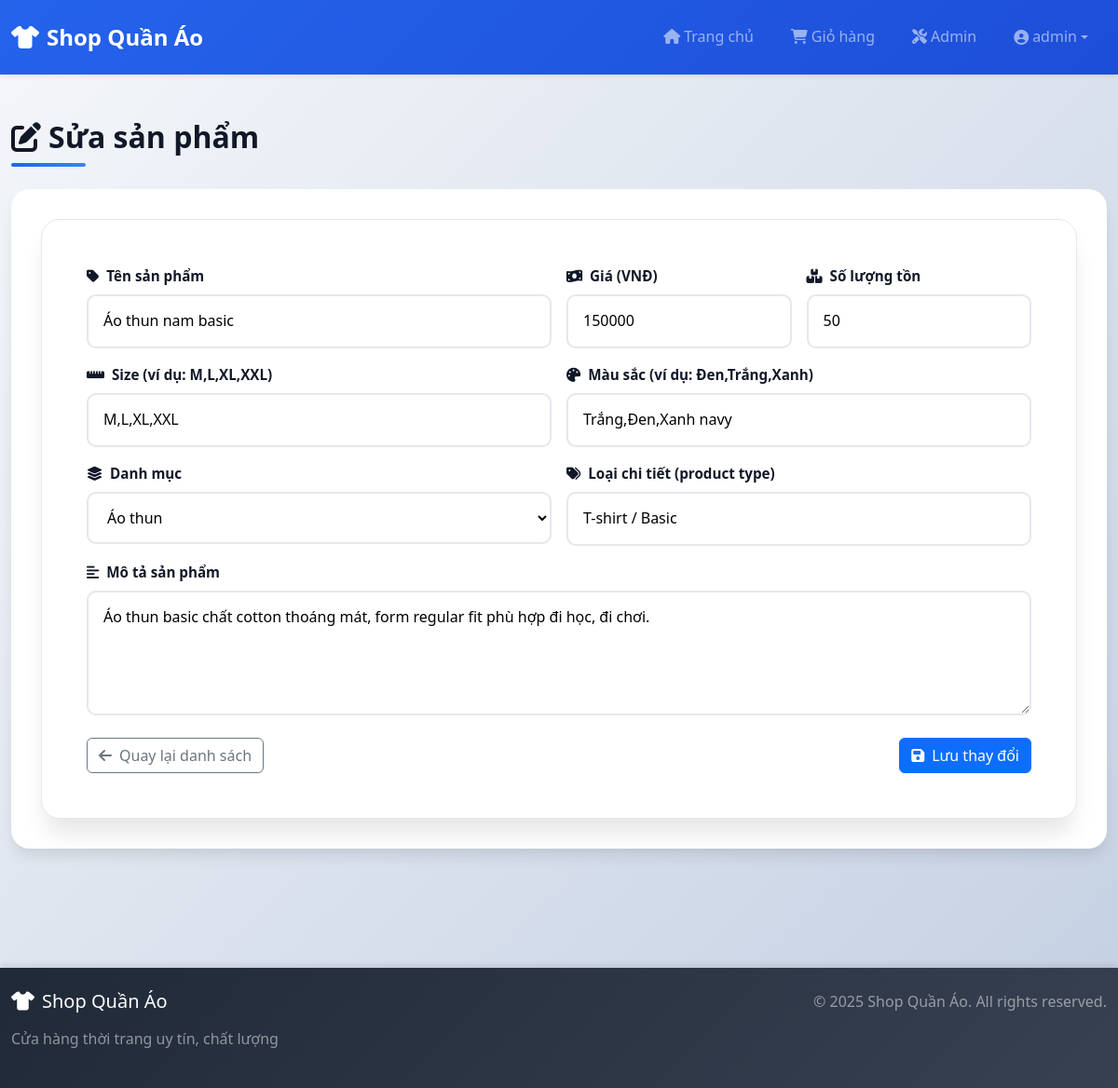
The page /admin/product/1/edit (signed in) on the database its author committed.
### tables this page shows
CREATE TABLE sanpham (
        id INTEGER PRIMARY KEY AUTOINCREMENT,
        ten TEXT,              -- tên sản phẩm
        gia INTEGER,           -- giá
        quantity INTEGER,      -- số lượng tồn
        size TEXT,             -- các size, ví dụ: "M,L,XL,XXL"
        color TEXT,            -- màu sắc
        description TEXT,      -- mô tả sản phẩm
        category_id INTEGER,   -- loại sản phẩm (danh mục)
        product_type TEXT,     -- loại chi tiết hơn nếu cần (ví dụ: unisex, basic, slim-fit)
        created_at TEXT,       -- ngày tạo
        FOREIGN KEY (category_id) REFERENCES categories(id)
    );

CREATE TABLE categories (
        id INTEGER PRIMARY KEY AUTOINCREMENT,
        name TEXT UNIQUE
    );

### app.py (the view, shortened to what this page needs)
@app.route("/admin/product/<int:product_id>/edit", methods=["GET", "POST"])
def admin_product_edit(product_id):
    if session.get("role") != "admin":
        return "URL không khả dụng - bạn không có quyền truy cập trang quản trị.", 403
    conn = get_db()
    c = conn.cursor()
    c.execute("SELECT * FROM sanpham WHERE id=?", (product_id,))
    product = c.fetchone()
    if product is None:
        return "Sản phẩm không tồn tại", 404
    c.execute("SELECT * FROM categories")
    categories = c.fetchall()
    error = None
    return render_template(
        "admin_product_form.html",
        mode="edit",
        error=error,
        categories=categories,
        product=product,
    )

### app.py (called while the page is built)
def get_db():
    if 'db' not in g:
        g.db = sqlite3.connect(current_app.config['DATABASE'])
        g.db.row_factory = sqlite3.Row
    return g.db

### templates/admin_product_form.html (shortened to what this page needs)
{% extends "base.html" %}
{% block content %}
<div class="admin-header mb-4">
    <h2 class="section-title">
        {% if mode == 'edit' %}
        <i class="fas fa-edit me-2"></i>Sửa sản phẩm
        {% else %}
        <i class="fas fa-plus me-2"></i>Thêm sản phẩm mới
        {% endif %}
    </h2>
    <div class="section-divider"></div>
</div>
<div class="admin-container">
    <div class="auth-card">
        <form method="post" class="auth-form">
            <div class="row g-3">
                <div class="col-md-6">
                    <div class="form-group-custom mb-3">
                        <label class="form-label-custom">
                            <i class="fas fa-tag me-2"></i>Tên sản phẩm
                        </label>
                        <input
                            type="text"
                            name="ten"
                            class="form-control-custom"
                            value="{{ product['ten'] if product else '' }}"
                            required
                        >
                    </div>
                </div>
                <div class="col-md-3">
                    <div class="form-group-custom mb-3">
                        <label class="form-label-custom">
                            <i class="fas fa-money-bill-wave me-2"></i>Giá (VNĐ)
                        </label>
                        <input
                            type="number"
                            name="gia"
                            class="form-control-custom"
                            value="{{ product['gia'] if product else '' }}"
                            min="0"
                            required
                        >
                    </div>
                </div>
                <div class="col-md-3">
                    <div class="form-group-custom mb-3">
                        <label class="form-label-custom">
                            <i class="fas fa-boxes me-2"></i>Số lượng tồn
                        </label>
                        <input
                            type="number"
                            name="quantity"
                            class="form-control-custom"
                            value="{{ product['quantity'] if product else '' }}"
                            min="0"
                        >
                    </div>
                </div>
            </div>
            <div class="row g-3">
                <div class="col-md-6">
                    <div class="form-group-custom mb-3">
                        <label class="form-label-custom">
                            <i class="fas fa-ruler-horizontal me-2"></i>Size (ví dụ: M,L,XL,XXL)
                        </label>
                        <input
                            type="text"
                            name="size"
                            class="form-control-custom"
                            value="{{ product['size'] if product else 'M,L,XL,XXL' }}"
                        >
                    </div>
                </div>
                <div class="col-md-6">
                    <div class="form-group-custom mb-3">
                        <label class="form-label-custom">
                            <i class="fas fa-palette me-2"></i>Màu sắc (ví dụ: Đen,Trắng,Xanh)
                        </label>
                        <input
                            type="text"
                            name="color"
                            class="form-control-custom"
                            value="{{ product['color'] if product else '' }}"
                        >
                    </div>
                </div>
            </div>
            <div class="row g-3">
                <div class="col-md-6">
                    <div class="form-group-custom mb-3">
                        <label class="form-label-custom">
                            <i class="fas fa-layer-group me-2"></i>Danh mục
                        </label>
                        <select name="category_id" class="form-control-custom">
                            {% for cat in categories %}
                                <option value="{{ cat['id'] }}"
                                    {% if product and product['category_id'] == cat['id'] %}selected{% endif %}>
                                    {{ cat['name'] }}
                                </option>
                            {% endfor %}
                        </select>
                    </div>
                </div>
                <div class="col-md-6">
                    <div class="form-group-custom mb-3">
                        <label class="form-label-custom">
                            <i class="fas fa-tags me-2"></i>Loại chi tiết (product type)
                        </label>
                        <input
                            type="text"
                            name="product_type"
                            class="form-control-custom"
                            value="{{ product['product_type'] if product else '' }}"
                            placeholder="Ví dụ: T-shirt / Basic, Jeans / Slim-fit"
                        >
                    </div>
                </div>
            </div>
            <div class="form-group-custom mb-3">
                <label class="form-label-custom">
                    <i class="fas fa-align-left me-2"></i>Mô tả sản phẩm
                </label>
                <textarea
                    name="description"
                    rows="4"
                    class="form-control-custom"
                    placeholder="Nhập mô tả ngắn về chất vải, form dáng, phong cách sử dụng..."
                >{{ product['description'] if product else '' }}</textarea>
            </div>
            <div class="d-flex justify-content-between mt-3">
                <a href="/admin" class="btn btn-outline-secondary">
                    <i class="fas fa-arrow-left me-2"></i>Quay lại danh sách
                </a>
                <button type="submit" class="btn btn-primary">
                    {% if mode == 'edit' %}
                    <i class="fas fa-save me-2"></i>Lưu thay đổi
                    {% else %}
                    <i class="fas fa-plus me-2"></i>Thêm sản phẩm
                    {% endif %}
                </button>
            </div>
        </form>
    </div>
</div>
{% endblock %}

### static/css/style.css (style rules this page uses)
:root { --primary-color: #2563eb; --primary-dark: #1d4ed8; --primary-light: #3b82f6; --secondary-color: #10b981; --danger-color: #ef4444; --warning-color: #f59e0b; --dark-color: #1f2937; --light-color: #f9fafb; --border-color: #e5e7eb; --text-dark: #111827; --text-muted: #6b7280; --shadow-sm: 0 1px 2px 0 rgba(0, 0, 0, 0.05); --shadow-md: 0 4px 6px -1px rgba(0, 0, 0, 0.1); --shadow-lg: 0 10px 15px -3px rgba(0, 0, 0, 0.1); --shadow-xl: 0 20px 25px -5px rgba(0, 0, 0, 0.1); --transition: all 0.3s ease; }
* { margin: 0; padding: 0; box-sizing: border-box; }
body { font-family: 'Segoe UI', Tahoma, Geneva, Verdana, sans-serif; background: linear-gradient(135deg, #f5f7fa 0%, #c3cfe2 100%); min-height: 100vh; color: var(--text-dark); line-height: 1.6; }
.products-header, .cart-header, .admin-header { margin-bottom: 2rem; }
.section-title { font-size: 2rem; font-weight: 700; color: var(--text-dark); margin-bottom: 0.5rem; }
.section-divider { height: 4px; width: 80px; background: linear-gradient(90deg, var(--primary-color), var(--primary-light)); border-radius: 2px; margin-top: 0.5rem; }
.auth-card { background: #fff; border-radius: 20px; padding: 3rem; box-shadow: var(--shadow-xl); width: 100%; max-width: 100%; border: 1px solid var(--border-color); }
.form-group-custom { margin-bottom: 1.5rem; }
.form-label-custom { display: block; font-weight: 600; color: var(--text-dark); margin-bottom: 0.5rem; font-size: 0.95rem; }
.form-control-custom { width: 100%; padding: 0.875rem 1rem; border: 2px solid var(--border-color); border-radius: 10px; font-size: 1rem; transition: var(--transition); background: #fff; }
.admin-container { background: #fff; border-radius: 20px; padding: 2rem; box-shadow: var(--shadow-lg); }
.product-card, .cart-item, .auth-card, .action-card { animation: fadeIn 0.5s ease-out; }
html { scroll-behavior: smooth; }

### rows shown on the page
sanpham: ten "Áo thun nam basic", gia "150000", quantity "50", size "M,L,XL,XXL", color "Trắng,Đen,Xanh navy", category_id "Áo thun", product_type "T-shirt / Basic", description "Áo thun basic chất cotton thoáng mát, form regular fit phù hợp đi học, đi chơi."

### other values the page prints
{{ session['user'] }} "admin"
